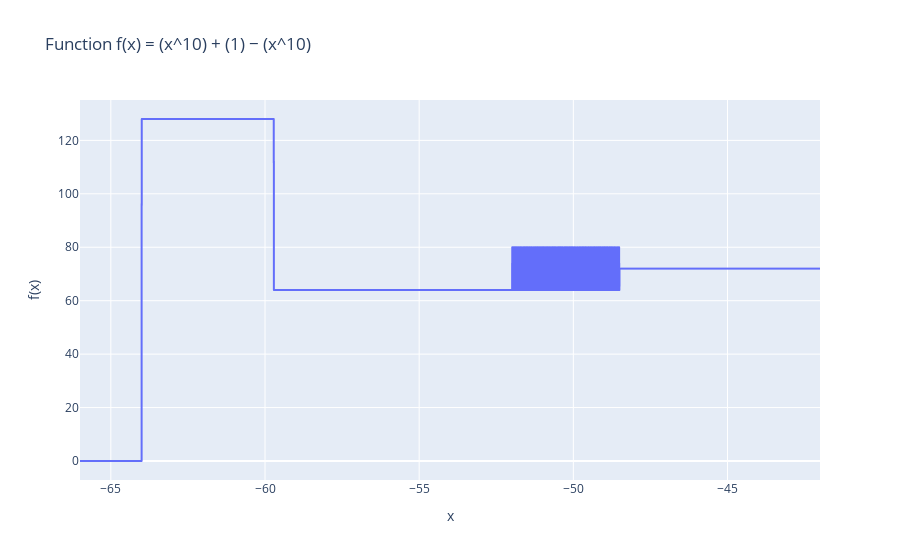

Source (notebook cell):
### Code cell
x = np.linspace(-66, -42, 5000)
y = g(x)

fig = px.line(x=x, y=y, labels={'x': 'x', 'y': 'f(x)'}, title='Function f(x) = (x^10) + (1) − (x^10)')
fig.update_layout(hovermode="x unified")
fig.show()

### Figure 1 — Plotly figure (JSON) as saved in the notebook; plotly's stock layout.template omitted (floating-point values rounded to 4 significant figures; data arrays with more than 128 entries replaced by an {"elided": "..."} marker saying what was removed)
{"data": [{"hovertemplate": "x=%{x}<br>f(x)=%{y}<extra></extra>", "legendgroup": "", "line": {"color": "#636efa", "dash": "solid"}, "marker": {"symbol": "circle"}, "mode": "lines", "name": "", "showlegend": false, "type": "scattergl", "x": {"elided": "5000 float values"}, "xaxis": "x", "y": {"elided": "5000 float values"}, "yaxis": "y"}], "layout": {"hovermode": "x unified", "legend": {"tracegroupgap": 0}, "title": {"text": "Function f(x) = (x^10) + (1) − (x^10)"}, "xaxis": {"anchor": "y", "domain": [0, 1], "title": {"text": "x"}}, "yaxis": {"anchor": "x", "domain": [0, 1], "title": {"text": "f(x)"}}}}
